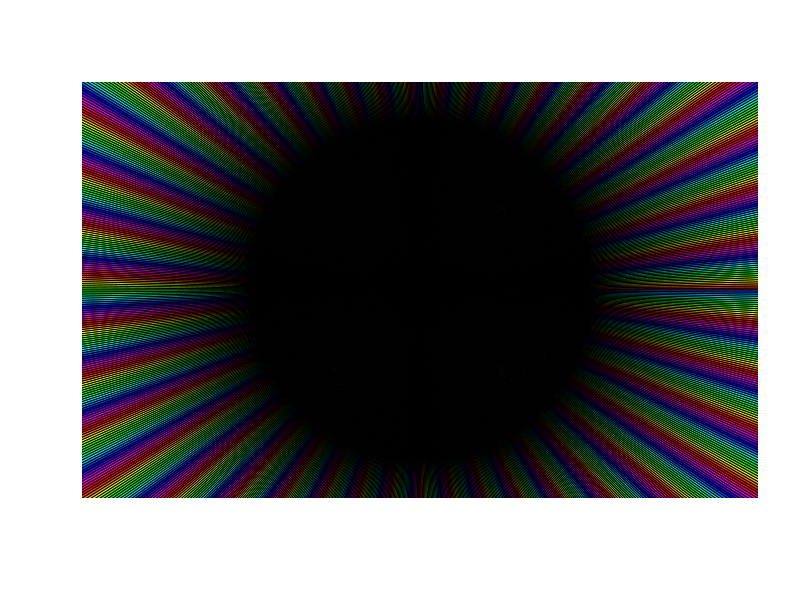

The R source for this figure:
print("Hello world")
test = "10"
#test = test + 1
#repeat{
  print(test)
#}



require(grDevices)
pie(rep(1, 1024), col = rainbow(24), radius = 10) #col == vector 
#values w rep moga przekraczać zbiór danych bez błędu, powtarza dane 

test2 = 1000 ** 100
print(test2)

vector = c("asdf", "qwerty","zxcv") #indexy są od 1 
print(vector) 
